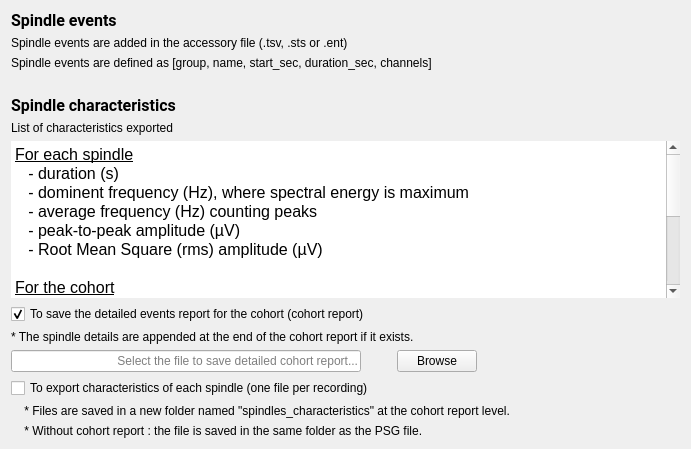
<?xml version="1.0" encoding="UTF-8"?>
<ui version="4.0">
 <class>OutputFilesStep</class>
 <widget class="QWidget" name="OutputFilesStep">
  <property name="geometry">
   <rect>
    <x>0</x>
    <y>0</y>
        <width>691</width>
        <height>449</height>
   </rect>
  </property>
  <property name="windowTitle">
   <string/>
  </property>
  <property name="styleSheet">
   <string notr="true">font: 12pt &quot;Roboto&quot;;</string>
  </property>
  <layout class="QHBoxLayout" name="horizontalLayout_3">
   <item>
    <layout class="QVBoxLayout" name="verticalLayout_2">
     <item>
      <layout class="QVBoxLayout" name="verticalLayout">
       <item>
        <widget class="QLabel" name="label_2">
         <property name="font">
          <font>
           <family>Roboto</family>
           <pointsize>12</pointsize>
           <italic>false</italic>
           <bold>false</bold>
          </font>
         </property>
         <property name="text">
          <string>&lt;html&gt;&lt;head/&gt;&lt;body&gt;&lt;p&gt;&lt;span style=&quot; font-weight:600;&quot;&gt;Spindle events&lt;/span&gt;&lt;/p&gt;&lt;/body&gt;&lt;/html&gt;</string>
         </property>
        </widget>
       </item>
       <item>
        <widget class="QLabel" name="label">
         <property name="text">
          <string>Spindle events are added in the accessory file (.tsv, .sts or .ent)</string>
         </property>
        </widget>
       </item>
       <item>
        <widget class="QLabel" name="label_3">
         <property name="text">
          <string>Spindle events are defined as [group, name, start_sec, duration_sec, channels]</string>
         </property>
        </widget>
       </item>
      </layout>
     </item>
     <item>
      <spacer name="verticalSpacer_2">
       <property name="orientation">
        <enum>Qt::Orientation::Vertical</enum>
       </property>
       <property name="sizeType">
        <enum>QSizePolicy::Policy::Fixed</enum>
       </property>
       <property name="sizeHint" stdset="0">
        <size>
         <width>20</width>
         <height>20</height>
        </size>
       </property>
      </spacer>
     </item>
     <item>
      <widget class="QLabel" name="label_4">
       <property name="font">
        <font>
         <family>Roboto</family>
         <pointsize>12</pointsize>
         <italic>false</italic>
         <bold>false</bold>
        </font>
       </property>
       <property name="text">
        <string>&lt;html&gt;&lt;head/&gt;&lt;body&gt;&lt;p&gt;&lt;span style=&quot; font-weight:600;&quot;&gt;Spindle characteristics&lt;/span&gt;&lt;/p&gt;&lt;/body&gt;&lt;/html&gt;</string>
       </property>
      </widget>
     </item>
     <item>
      <widget class="QLabel" name="label_5">
       <property name="text">
        <string>List of characteristics exported</string>
       </property>
      </widget>
     </item>
     <item>
      <widget class="QTextEdit" name="textEdit">
       <property name="sizePolicy">
        <sizepolicy hsizetype="Expanding" vsizetype="Expanding">
         <horstretch>0</horstretch>
         <verstretch>0</verstretch>
        </sizepolicy>
       </property>
       <property name="minimumSize">
        <size>
         <width>0</width>
                                 <height>0</height>
        </size>
       </property>
       <property name="maximumSize">
        <size>
         <width>16777215</width>
                                 <height>16777215</height>
        </size>
       </property>
       <property name="frameShape">
        <enum>QFrame::Shape::NoFrame</enum>
       </property>
       <property name="frameShadow">
        <enum>QFrame::Shadow::Plain</enum>
       </property>
       <property name="lineWidth">
        <number>0</number>
       </property>
       <property name="readOnly">
        <bool>true</bool>
       </property>
       <property name="html">
        <string>&lt;!DOCTYPE HTML PUBLIC &quot;-//W3C//DTD HTML 4.0//EN&quot; &quot;http://www.w3.org/TR/REC-html40/strict.dtd&quot;&gt;
&lt;html&gt;&lt;head&gt;&lt;meta name=&quot;qrichtext&quot; content=&quot;1&quot; /&gt;&lt;meta charset=&quot;utf-8&quot; /&gt;&lt;style type=&quot;text/css&quot;&gt;
p, li { white-space: pre-wrap; }
hr { height: 1px; border-width: 0; }
li.unchecked::marker { content: &quot;\2610&quot;; }
li.checked::marker { content: &quot;\2612&quot;; }
&lt;/style&gt;&lt;/head&gt;&lt;body style=&quot; font-family:'Roboto'; font-size:12pt; font-weight:400; font-style:normal;&quot;&gt;
&lt;p style=&quot; margin-top:0px; margin-bottom:0px; margin-left:0px; margin-right:0px; -qt-block-indent:0; text-indent:0px;&quot;&gt;&lt;span style=&quot; text-decoration: underline;&quot;&gt;For each spindle&lt;/span&gt;&lt;/p&gt;
&lt;p style=&quot; margin-top:0px; margin-bottom:0px; margin-left:0px; margin-right:0px; -qt-block-indent:0; text-indent:0px;&quot;&gt;   - duration (s)&lt;/p&gt;
&lt;p style=&quot; margin-top:0px; margin-bottom:0px; margin-left:0px; margin-right:0px; -qt-block-indent:0; text-indent:0px;&quot;&gt;   - dominent frequency (Hz), &lt;span style=&quot; color:#000000;&quot;&gt;where spectral energy is maximum&lt;/span&gt;&lt;/p&gt;
&lt;p style=&quot; margin-top:0px; margin-bottom:0px; margin-left:0px; margin-right:0px; -qt-block-indent:0; text-indent:0px;&quot;&gt;&lt;span style=&quot; color:#000000;&quot;&gt;   - average frequency (Hz) counting peaks&lt;/span&gt;&lt;/p&gt;
&lt;p style=&quot; margin-top:0px; margin-bottom:0px; margin-left:0px; margin-right:0px; -qt-block-indent:0; text-indent:0px;&quot;&gt;&lt;span style=&quot; color:#000000;&quot;&gt;   - peak-to-peak amplitude (µV)&lt;/span&gt;&lt;/p&gt;
&lt;p style=&quot; margin-top:0px; margin-bottom:0px; margin-left:0px; margin-right:0px; -qt-block-indent:0; text-indent:0px;&quot;&gt;&lt;span style=&quot; color:#000000;&quot;&gt;   - Root Mean Square (rms) amplitude (µV)&lt;/span&gt;&lt;/p&gt;
&lt;p style=&quot;-qt-paragraph-type:empty; margin-top:0px; margin-bottom:0px; margin-left:0px; margin-right:0px; -qt-block-indent:0; text-indent:0px; color:#000000;&quot;&gt;&lt;br /&gt;&lt;/p&gt;
&lt;p style=&quot; margin-top:0px; margin-bottom:0px; margin-left:0px; margin-right:0px; -qt-block-indent:0; text-indent:0px;&quot;&gt;&lt;span style=&quot; text-decoration: underline;&quot;&gt;For the cohort&lt;/span&gt;&lt;/p&gt;
&lt;p style=&quot; margin-top:0px; margin-bottom:0px; margin-left:0px; margin-right:0px; -qt-block-indent:0; text-indent:0px;&quot;&gt;    - spindle count&lt;/p&gt;
&lt;p style=&quot; margin-top:0px; margin-bottom:0px; margin-left:0px; margin-right:0px; -qt-block-indent:0; text-indent:0px;&quot;&gt;    - spindle density (spinde count per minute)&lt;/p&gt;
&lt;p style=&quot; margin-top:0px; margin-bottom:0px; margin-left:0px; margin-right:0px; -qt-block-indent:0; text-indent:0px;&quot;&gt;    - the average spindle characteristics listed above&lt;/p&gt;
&lt;p style=&quot; margin-top:0px; margin-bottom:0px; margin-left:0px; margin-right:0px; -qt-block-indent:0; text-indent:0px;&quot;&gt;        - total (all selected stages) - Start time is the sleep onset&lt;/p&gt;
&lt;p style=&quot; margin-top:0px; margin-bottom:0px; margin-left:0px; margin-right:0px; -qt-block-indent:0; text-indent:0px;&quot;&gt;        - per sleep stage - Only the time spent in each individual sleep stage is considered.&lt;/p&gt;
&lt;p style=&quot; margin-top:0px; margin-bottom:0px; margin-left:0px; margin-right:0px; -qt-block-indent:0; text-indent:0px;&quot;&gt;        - per sleep cycle - Start time is the sleep onset&lt;/p&gt;
&lt;p style=&quot; margin-top:0px; margin-bottom:0px; margin-left:0px; margin-right:0px; -qt-block-indent:0; text-indent:0px;&quot;&gt;        - per clock hour - Start time is the sleep onset&lt;/p&gt;
&lt;p style=&quot; margin-top:0px; margin-bottom:0px; margin-left:0px; margin-right:0px; -qt-block-indent:0; text-indent:0px;&quot;&gt;        - per hour spent in each stage - Start time is when each specific stage first begins in the timeline.&lt;/p&gt;&lt;/body&gt;&lt;/html&gt;</string>
       </property>
      </widget>
     </item>
     <item>
      <widget class="QCheckBox" name="checkBox_cohort_file">
       <property name="text">
        <string>To save the detailed events report for the cohort (cohort report)</string>
       </property>
       <property name="checked">
        <bool>true</bool>
       </property>
      </widget>
     </item>
     <item>
      <widget class="QLabel" name="label_8">
       <property name="text">
        <string>* The spindle details are appended at the end of the cohort report if it exists.</string>
       </property>
      </widget>
     </item>
     <item>
      <layout class="QHBoxLayout" name="horizontalLayout">
       <item>
        <widget class="QLineEdit" name="cohort_lineedit">
         <property name="minimumSize">
          <size>
           <width>350</width>
           <height>0</height>
          </size>
         </property>
         <property name="alignment">
          <set>Qt::AlignmentFlag::AlignRight|Qt::AlignmentFlag::AlignTrailing|Qt::AlignmentFlag::AlignVCenter</set>
         </property>
         <property name="placeholderText">
          <string>Select the file to save detailed cohort report...</string>
         </property>
        </widget>
       </item>
       <item>
        <spacer name="horizontalSpacer">
         <property name="orientation">
          <enum>Qt::Orientation::Horizontal</enum>
         </property>
         <property name="sizeType">
          <enum>QSizePolicy::Policy::Fixed</enum>
         </property>
         <property name="sizeHint" stdset="0">
          <size>
           <width>30</width>
           <height>20</height>
          </size>
         </property>
        </spacer>
       </item>
       <item>
        <widget class="QPushButton" name="pushButton_cohort">
         <property name="text">
          <string>Browse</string>
         </property>
        </widget>
       </item>
       <item>
        <spacer name="horizontalSpacer_2">
         <property name="orientation">
          <enum>Qt::Orientation::Horizontal</enum>
         </property>
         <property name="sizeHint" stdset="0">
          <size>
           <width>40</width>
           <height>20</height>
          </size>
         </property>
        </spacer>
       </item>
      </layout>
     </item>
     <item>
      <widget class="QCheckBox" name="checkBox_spindle_file">
       <property name="text">
        <string>To export characteristics of each spindle (one file per recording)</string>
       </property>
      </widget>
     </item>
     <item>
      <widget class="QLabel" name="label_7">
       <property name="text">
        <string>    * Files are saved in a new folder named &quot;spindles_characteristics&quot; at the cohort report level.</string>
       </property>
      </widget>
     </item>
     <item>
      <widget class="QLabel" name="label_6">
       <property name="text">
        <string>    * Without cohort report : the file is saved in the same folder as the PSG file.</string>
       </property>
      </widget>
     </item>
     <item>
      <layout class="QHBoxLayout" name="horizontalLayout_2"/>
     </item>
    </layout>
   </item>
  </layout>
 </widget>
 <resources>
  <include location="../../../../../snooz-toolbox/src/main/python/ui/themes/themes.qrc"/>
 </resources>
 <connections>
  <connection>
   <sender>pushButton_cohort</sender>
   <signal>clicked()</signal>
   <receiver>OutputFilesStep</receiver>
   <slot>browse_cohort_slot()</slot>
   <hints>
    <hint type="sourcelabel">
     <x>440</x>
     <y>164</y>
    </hint>
    <hint type="destinationlabel">
     <x>336</x>
     <y>293</y>
    </hint>
   </hints>
  </connection>
  <connection>
   <sender>checkBox_cohort_file</sender>
   <signal>clicked()</signal>
   <receiver>OutputFilesStep</receiver>
   <slot>enable_cohort_slot()</slot>
   <hints>
    <hint type="sourcelabel">
     <x>244</x>
     <y>136</y>
    </hint>
    <hint type="destinationlabel">
     <x>256</x>
     <y>206</y>
    </hint>
   </hints>
  </connection>
  <connection>
   <sender>checkBox_spindle_file</sender>
   <signal>clicked()</signal>
   <receiver>OutputFilesStep</receiver>
   <slot>enable_spindle_slot()</slot>
   <hints>
    <hint type="sourcelabel">
     <x>275</x>
     <y>512</y>
    </hint>
    <hint type="destinationlabel">
     <x>286</x>
     <y>292</y>
    </hint>
   </hints>
  </connection>
 </connections>
 <slots>
  <slot>browse_cohort_slot()</slot>
  <slot>enable_cohort_slot()</slot>
  <slot>browse_spindle_slot()</slot>
  <slot>enable_spindle_slot()</slot>
 </slots>
</ui>
